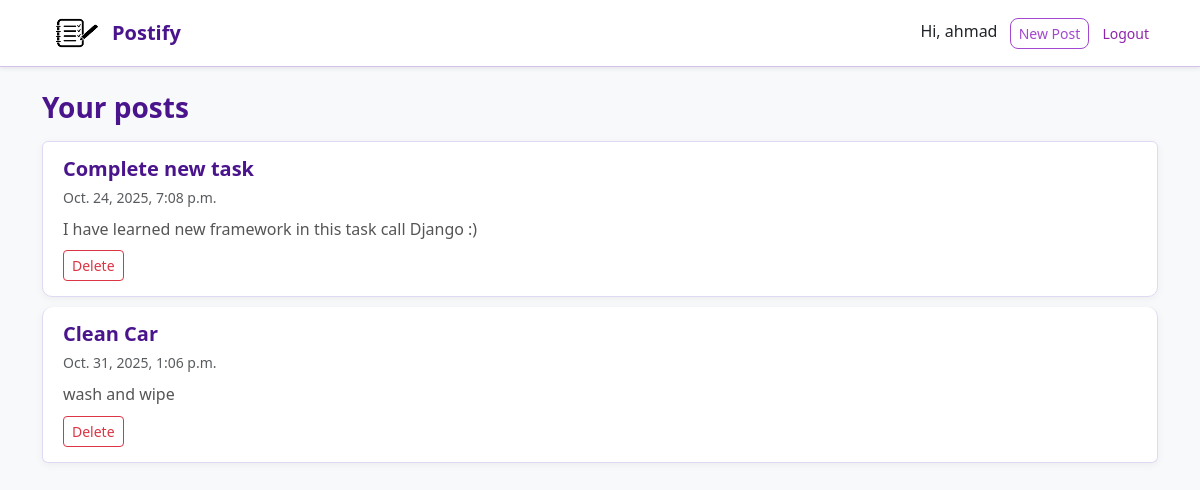
Screenshot of / (signed in) with the database file from the repository.
### core/models.py (models this page shows, shortened)
class Post(models.Model):
    author = models.ForeignKey(User, on_delete=models.CASCADE)
    title = models.CharField(max_length=200)
    content = models.TextField()
    created_at = models.DateTimeField(auto_now_add=True)

### core/views.py (the view)
# urls.py: path("", views.post_list, name="post_list"),
@login_required
def post_list(request):
    posts = Post.objects.filter(author=request.user)
    return render(request, "post_list.html", {"posts": posts})

### core/templates/post_list.html
{% extends "base.html" %}
{% block content %}
<h3 class="mb-3">Your posts</h3>
{% if posts %}
  <div class="list-group">
    {% for p in posts %}
    <div class="list-group-item">
      <h5 class="mb-1">{{ p.title }}</h5>
      <small class="text-muted">{{ p.created_at }}</small>
      <p class="mb-0 mt-2">{{ p.content|linebreaksbr }}</p>
      <a href="{% url 'post_delete' p.id %}" class="btn btn-outline-danger btn-sm mt-2">Delete</a>
    </div>
    {% endfor %}
  </div>
{% else %}
  <p>No posts yet. <a href="{% url 'post_create' %}">Create your first post</a>.</p>
{% endif %}
{% endblock %}

### core/templates/base.html (shortened to what this page needs)
<!doctype html>
<html lang="en">
<head>
    <link
      href="https://cdn.jsdelivr.net/npm/bootstrap@5.3.0/dist/css/bootstrap.min.css"
      rel="stylesheet"
    />
    {% load static %}
    <link rel="stylesheet" href="{% static 'css/style.css' %}">
</head>
<body class="bg-light">
<nav class="navbar navbar-light bg-white shadow-sm mb-4">
  <div class="container">
   <a class="navbar-brand d-flex align-items-center" href="{% url 'post_list' %}">
      <img src="{% static 'images/img_1.png' %}" alt="Postify Logo">
      <span class="fw-bold">Postify</span>
    </a>
    <div>
      {% if user.is_authenticated %}
        <span class="me-2">Hi, {{ user.username }}</span>
        <a class="btn btn-outline-success btn-sm" href="{% url 'post_create' %}">New Post</a>
        <a class="btn btn-link btn-sm" href="{% url 'logout' %}">Logout</a>
      {% else %}
        <a class="btn btn-primary btn-sm" href="{% url 'signup' %}">Sign up</a>
        <a class="btn btn-link btn-sm" href="{% url 'login' %}">Login</a>
      {% endif %}
    </div>
  </div>
</nav>
<div class="container">
  {% block content %}{% endblock %}
</div>
</body>
</html>

### core/static/css/style.css (style rules this page uses)
body { background-color: #e0d9f4; font-family: 'Segoe UI', Tahoma, Geneva, Verdana, sans-serif; }
.navbar { background-color: #ffffff; border-bottom: 1px solid #d4c1ed; }
.navbar-brand .fw-bold { color: #4a148c; }
.navbar-brand img { height: 40px; width: 70px; }
.btn-outline-success { color: #a347cf; border-color: #a347cf; border-radius: 8px; transition: background-color 0.3s ease, color 0.3s ease, border-color 0.3s ease; }
.btn-link { color: #8e24aa; text-decoration: none; transition: color 0.3s ease; }
.list-group-item { background-color: #ffffff; border: 1px solid #e0d9f4; border-radius: 10px; margin-bottom: 10px; padding: 15px 20px; box-shadow: 0 2px 8px rgba(0, 0, 0, 0.05); }
.list-group-item h5 { color: #4a148c; font-weight: bold; }
.list-group-item small { color: #9c27b0; }
.list-group-item p { color: #555; line-height: 1.6; }
h4, h3 { color: #4a148c; font-weight: bold; }
a { color: #8e24aa; text-decoration: none; }

### rows the page displays
Post: title "Complete new task", created_at "Oct. 24, 2025, 7:08 p.m.", content "I have learned new framework in this task call Django :)"
Post: title "Clean Car", created_at "Oct. 31, 2025, 1:06 p.m.", content "wash and wipe"

### other values shown
{{ user.username }} "ahmad"
